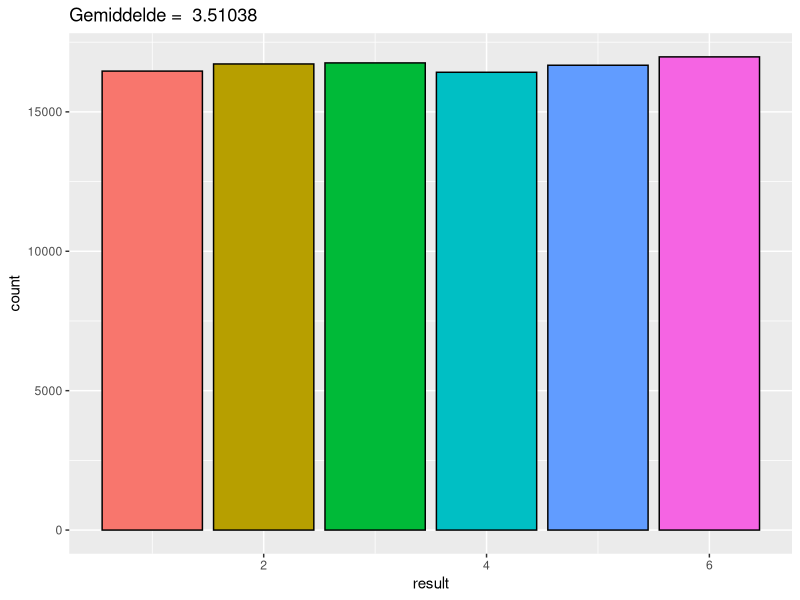
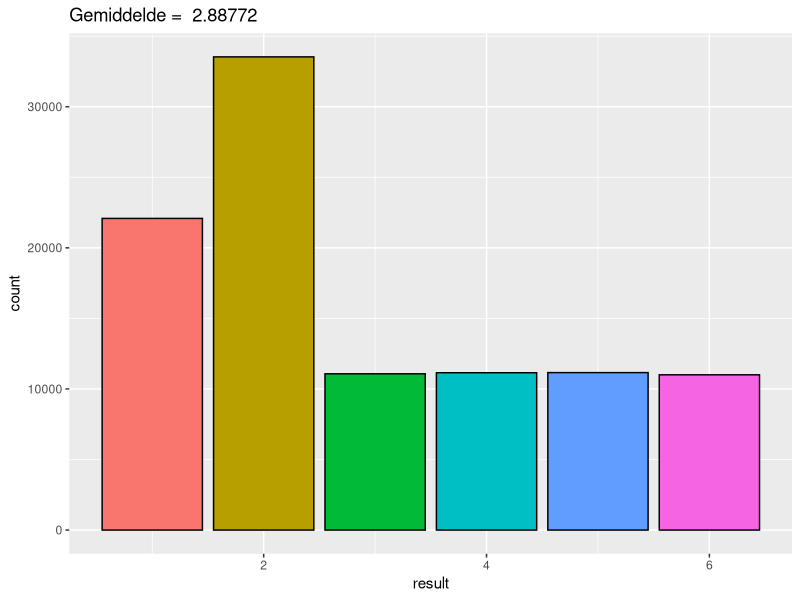
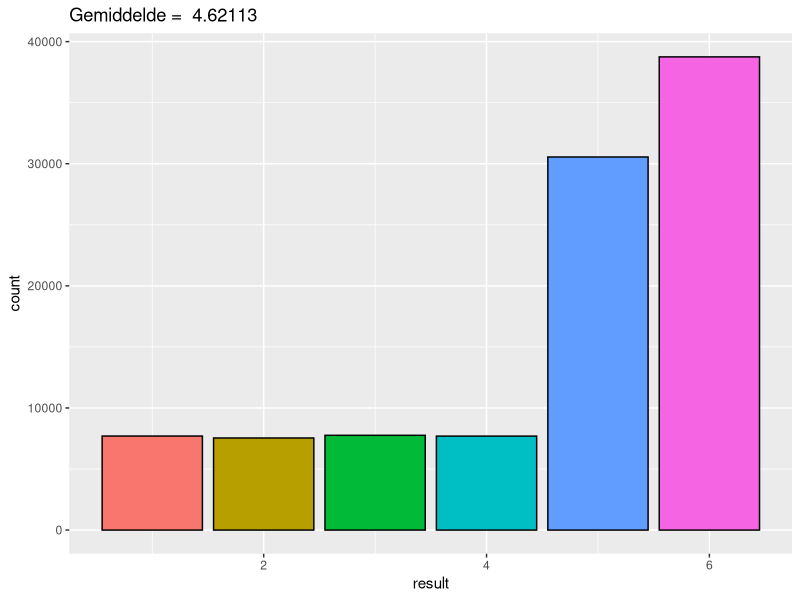
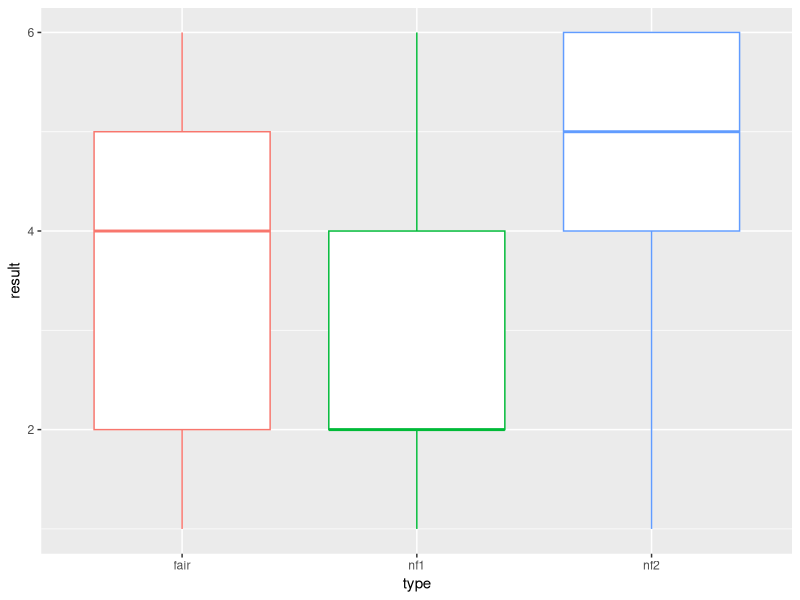

Source code (R) for these figures, in order:
## ---- chunk 1
library(tidyverse)
distFair <- c(1, 2, 3, 4, 5, 6)
sampleFair <- data.frame(result =sample(x = distFair, size = 100000, replace = TRUE))

ggplot(sampleFair) +
  geom_bar(aes(x = result, fill = as.factor(result)), colour = "black") +
  ggtitle(paste("Gemiddelde = ", mean(as.numeric(sampleFair$result)))) +
  theme(legend.position="none")
## ---- chunk 2
library(tidyverse)
distNF1 <- c(rep(1, 2), rep(2, 3), 3, 4, 5, 6)
sampleNF1 <- data.frame(result = sample(x = distNF1, size = 100000, replace = TRUE))

ggplot(sampleNF1) +
  geom_bar(aes(x = result, fill = as.factor(result)), colour = "black") +
  ggtitle(paste("Gemiddelde = ", mean(as.numeric(sampleNF1$result)))) +
  theme(legend.position="none")

## ---- chunk 3
library(tidyverse)
distNF2 <- c(1, 2, 3, 4, rep(5, 4), rep(6, 5))
sampleNF2 <- data.frame(result = sample(x = distNF2, size = 100000, replace = TRUE))

ggplot(sampleNF2) +
  geom_bar(aes(x = result, fill = as.factor(result)), colour = "black") +
  ggtitle(paste("Gemiddelde = ", mean(as.numeric(sampleNF2$result)))) +
  theme(legend.position="none")
## ---- chunk 4
type <- c(rep("fair", dim(sampleFair)[1]), rep("nf1", dim(sampleNF1)[1]), rep("nf2", dim(sampleNF2)[1]))
totalDF <- data.frame(type = as.factor(type), result = c(sampleFair$result, sampleNF1$result, sampleNF2$result))

ggplot(totalDF, aes(x = type, y = result, colour = type)) +
  geom_boxplot() +
  theme(legend.position="none")
